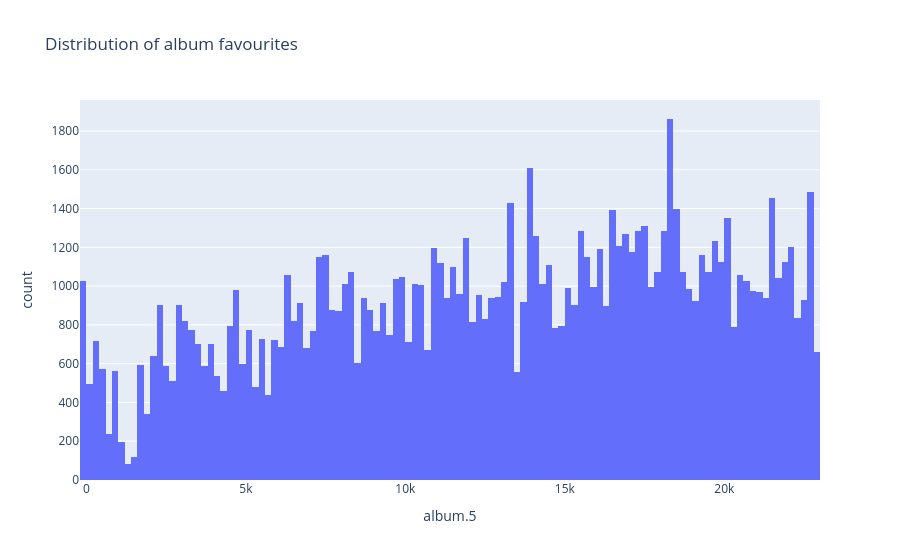
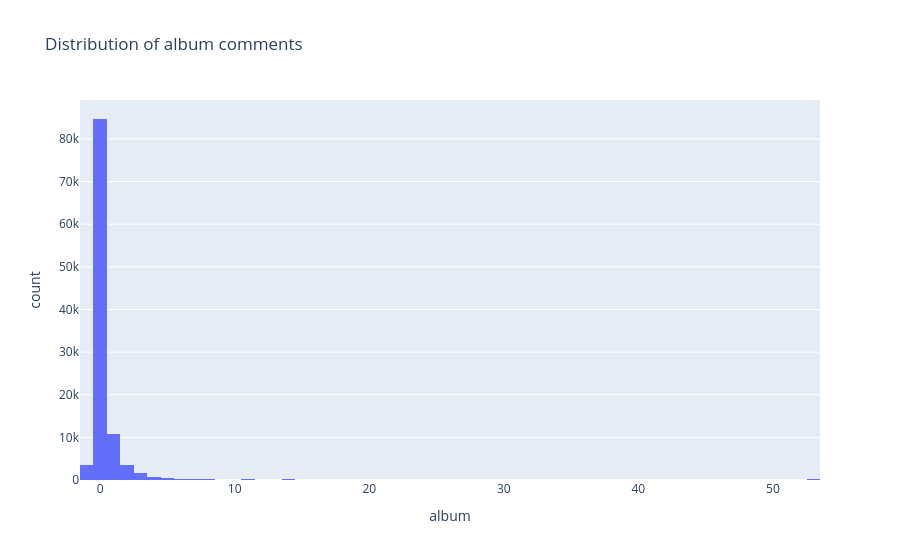

Write notebook code for charts like these, in order.
### Markdown cell above
## Exploring distributions
Before visualising data such as favourites and comments, we'd like to know if there's enough data

### Code cell
fig1 = px.histogram(data, x="album.5", title = "Distribution of album favourites")
fig1.show()

fig2 = px.histogram(data, x="album", title = "Distribution of album comments")
fig2.show()

### Figure 1 — Plotly figure (JSON) as saved in the notebook; plotly's stock layout.template omitted (floating-point values rounded to 4 significant figures; data arrays with more than 128 entries replaced by an {"elided": "..."} marker saying what was removed)
{"data": [{"bingroup": "x", "hovertemplate": "album.5=%{x}<br>count=%{y}<extra></extra>", "legendgroup": "", "marker": {"color": "#636efa", "pattern": {"shape": ""}}, "name": "", "orientation": "v", "showlegend": false, "type": "histogram", "x": {"elided": "106574 mixed values"}, "xaxis": "x", "yaxis": "y"}], "layout": {"barmode": "relative", "legend": {"tracegroupgap": 0}, "title": {"text": "Distribution of album favourites"}, "xaxis": {"anchor": "y", "domain": [0, 1], "title": {"text": "album.5"}}, "yaxis": {"anchor": "x", "domain": [0, 1], "title": {"text": "count"}}}}

### Figure 2 — Plotly figure (JSON) as saved in the notebook; plotly's stock layout.template omitted (floating-point values rounded to 4 significant figures; data arrays with more than 128 entries replaced by an {"elided": "..."} marker saying what was removed)
{"data": [{"bingroup": "x", "hovertemplate": "album=%{x}<br>count=%{y}<extra></extra>", "legendgroup": "", "marker": {"color": "#636efa", "pattern": {"shape": ""}}, "name": "", "orientation": "v", "showlegend": false, "type": "histogram", "x": {"elided": "106574 mixed values"}, "xaxis": "x", "yaxis": "y"}], "layout": {"barmode": "relative", "legend": {"tracegroupgap": 0}, "title": {"text": "Distribution of album comments"}, "xaxis": {"anchor": "y", "domain": [0, 1], "title": {"text": "album"}}, "yaxis": {"anchor": "x", "domain": [0, 1], "title": {"text": "count"}}}}
